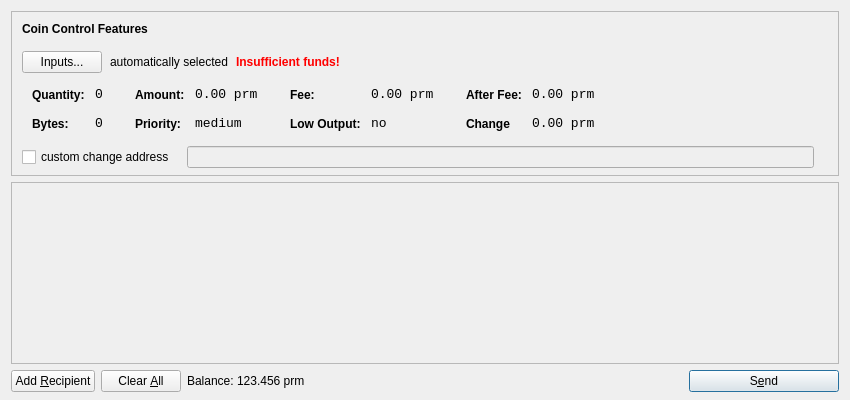
<?xml version="1.0" encoding="UTF-8"?>
<ui version="4.0">
 <class>SendCoinsDialog</class>
 <widget class="QDialog" name="SendCoinsDialog">
  <property name="geometry">
   <rect>
    <x>0</x>
    <y>0</y>
    <width>850</width>
    <height>400</height>
   </rect>
  </property>
  <property name="windowTitle">
   <string>Send Coins</string>
  </property>
  <layout class="QVBoxLayout" name="verticalLayout" stretch="0,1,0">
   <property name="bottomMargin">
    <number>8</number>
   </property>
   <item>
    <widget class="QFrame" name="frameCoinControl">
     <property name="sizePolicy">
      <sizepolicy hsizetype="Expanding" vsizetype="Expanding">
       <horstretch>0</horstretch>
       <verstretch>0</verstretch>
      </sizepolicy>
     </property>
     <property name="maximumSize">
      <size>
       <width>16777215</width>
       <height>16777215</height>
      </size>
     </property>
     <property name="frameShape">
      <enum>QFrame::StyledPanel</enum>
     </property>
     <property name="frameShadow">
      <enum>QFrame::Sunken</enum>
     </property>
     <layout class="QVBoxLayout" name="verticalLayoutCoinControl2">
      <property name="spacing">
       <number>6</number>
      </property>
      <property name="leftMargin">
       <number>0</number>
      </property>
      <property name="topMargin">
       <number>0</number>
      </property>
      <property name="rightMargin">
       <number>0</number>
      </property>
      <property name="bottomMargin">
       <number>6</number>
      </property>
      <item>
       <layout class="QVBoxLayout" name="verticalLayoutCoinControl" stretch="0,0,0,0,1">
        <property name="spacing">
         <number>0</number>
        </property>
        <property name="leftMargin">
         <number>10</number>
        </property>
        <property name="topMargin">
         <number>10</number>
        </property>
        <item>
         <layout class="QHBoxLayout" name="horizontalLayoutCoinControl1">
          <property name="bottomMargin">
           <number>15</number>
          </property>
          <item>
           <widget class="QLabel" name="labelCoinControlFeatures">
            <property name="sizePolicy">
             <sizepolicy hsizetype="Preferred" vsizetype="Maximum">
              <horstretch>0</horstretch>
              <verstretch>0</verstretch>
             </sizepolicy>
            </property>
            <property name="font">
             <font>
              <weight>75</weight>
              <bold>true</bold>
             </font>
            </property>
            <property name="styleSheet">
             <string notr="true">font-weight:bold;</string>
            </property>
            <property name="text">
             <string>Coin Control Features</string>
            </property>
           </widget>
          </item>
         </layout>
        </item>
        <item>
         <layout class="QHBoxLayout" name="horizontalLayoutCoinControl2" stretch="0,0,0,0">
          <property name="spacing">
           <number>8</number>
          </property>
          <property name="bottomMargin">
           <number>10</number>
          </property>
          <item>
           <widget class="QPushButton" name="pushButtonCoinControl">
            <property name="styleSheet">
             <string notr="true"/>
            </property>
            <property name="text">
             <string>Inputs...</string>
            </property>
           </widget>
          </item>
          <item>
           <widget class="QLabel" name="labelCoinControlAutomaticallySelected">
            <property name="text">
             <string>automatically selected</string>
            </property>
            <property name="margin">
             <number>5</number>
            </property>
           </widget>
          </item>
          <item>
           <widget class="QLabel" name="labelCoinControlInsuffFunds">
            <property name="font">
             <font>
              <weight>75</weight>
              <bold>true</bold>
             </font>
            </property>
            <property name="styleSheet">
             <string notr="true">color:red;font-weight:bold;</string>
            </property>
            <property name="text">
             <string>Insufficient funds!</string>
            </property>
            <property name="margin">
             <number>5</number>
            </property>
           </widget>
          </item>
          <item>
           <spacer name="horizontalSpacerCoinControl">
            <property name="orientation">
             <enum>Qt::Horizontal</enum>
            </property>
            <property name="sizeHint" stdset="0">
             <size>
              <width>40</width>
              <height>1</height>
             </size>
            </property>
           </spacer>
          </item>
         </layout>
        </item>
        <item>
         <widget class="QWidget" name="widgetCoinControl" native="true">
          <property name="sizePolicy">
           <sizepolicy hsizetype="Preferred" vsizetype="Preferred">
            <horstretch>0</horstretch>
            <verstretch>0</verstretch>
           </sizepolicy>
          </property>
          <property name="minimumSize">
           <size>
            <width>0</width>
            <height>0</height>
           </size>
          </property>
          <property name="styleSheet">
           <string notr="true"/>
          </property>
          <layout class="QHBoxLayout" name="horizontalLayoutCoinControl5">
           <property name="margin">
            <number>0</number>
           </property>
           <item>
            <layout class="QHBoxLayout" name="horizontalLayoutCoinControl3" stretch="0,0,0,1">
             <property name="spacing">
              <number>20</number>
             </property>
             <property name="topMargin">
              <number>0</number>
             </property>
             <property name="bottomMargin">
              <number>10</number>
             </property>
             <item>
              <layout class="QFormLayout" name="formLayoutCoinControl1">
               <property name="horizontalSpacing">
                <number>10</number>
               </property>
               <property name="verticalSpacing">
                <number>14</number>
               </property>
               <property name="leftMargin">
                <number>10</number>
               </property>
               <property name="topMargin">
                <number>4</number>
               </property>
               <property name="rightMargin">
                <number>6</number>
               </property>
               <item row="0" column="0">
                <widget class="QLabel" name="labelCoinControlQuantityText">
                 <property name="styleSheet">
                  <string notr="true">font-weight:bold;</string>
                 </property>
                 <property name="text">
                  <string>Quantity:</string>
                 </property>
                 <property name="margin">
                  <number>0</number>
                 </property>
                </widget>
               </item>
               <item row="0" column="1">
                <widget class="QLabel" name="labelCoinControlQuantity">
                 <property name="font">
                  <font>
                   <family>Monospace</family>
                   <pointsize>10</pointsize>
                  </font>
                 </property>
                 <property name="cursor">
                  <cursorShape>IBeamCursor</cursorShape>
                 </property>
                 <property name="contextMenuPolicy">
                  <enum>Qt::ActionsContextMenu</enum>
                 </property>
                 <property name="text">
                  <string>0</string>
                 </property>
                 <property name="margin">
                  <number>0</number>
                 </property>
                 <property name="textInteractionFlags">
                  <set>Qt::LinksAccessibleByMouse|Qt::TextSelectableByKeyboard|Qt::TextSelectableByMouse</set>
                 </property>
                </widget>
               </item>
               <item row="1" column="0">
                <widget class="QLabel" name="labelCoinControlBytesText">
                 <property name="styleSheet">
                  <string notr="true">font-weight:bold;</string>
                 </property>
                 <property name="text">
                  <string>Bytes:</string>
                 </property>
                </widget>
               </item>
               <item row="1" column="1">
                <widget class="QLabel" name="labelCoinControlBytes">
                 <property name="font">
                  <font>
                   <family>Monospace</family>
                   <pointsize>10</pointsize>
                  </font>
                 </property>
                 <property name="cursor">
                  <cursorShape>IBeamCursor</cursorShape>
                 </property>
                 <property name="contextMenuPolicy">
                  <enum>Qt::ActionsContextMenu</enum>
                 </property>
                 <property name="text">
                  <string>0</string>
                 </property>
                 <property name="textInteractionFlags">
                  <set>Qt::LinksAccessibleByMouse|Qt::TextSelectableByKeyboard|Qt::TextSelectableByMouse</set>
                 </property>
                </widget>
               </item>
              </layout>
             </item>
             <item>
              <layout class="QFormLayout" name="formLayoutCoinControl2">
               <property name="horizontalSpacing">
                <number>10</number>
               </property>
               <property name="verticalSpacing">
                <number>14</number>
               </property>
               <property name="leftMargin">
                <number>6</number>
               </property>
               <property name="topMargin">
                <number>4</number>
               </property>
               <property name="rightMargin">
                <number>6</number>
               </property>
               <item row="0" column="0">
                <widget class="QLabel" name="labelCoinControlAmountText">
                 <property name="styleSheet">
                  <string notr="true">font-weight:bold;</string>
                 </property>
                 <property name="text">
                  <string>Amount:</string>
                 </property>
                 <property name="margin">
                  <number>0</number>
                 </property>
                </widget>
               </item>
               <item row="0" column="1">
                <widget class="QLabel" name="labelCoinControlAmount">
                 <property name="font">
                  <font>
                   <family>Monospace</family>
                   <pointsize>10</pointsize>
                  </font>
                 </property>
                 <property name="cursor">
                  <cursorShape>IBeamCursor</cursorShape>
                 </property>
                 <property name="contextMenuPolicy">
                  <enum>Qt::ActionsContextMenu</enum>
                 </property>
                 <property name="text">
                  <string>0.00 prm</string>
                 </property>
                 <property name="textInteractionFlags">
                  <set>Qt::LinksAccessibleByMouse|Qt::TextSelectableByKeyboard|Qt::TextSelectableByMouse</set>
                 </property>
                </widget>
               </item>
               <item row="1" column="0">
                <widget class="QLabel" name="labelCoinControlPriorityText">
                 <property name="styleSheet">
                  <string notr="true">font-weight:bold;</string>
                 </property>
                 <property name="text">
                  <string>Priority:</string>
                 </property>
                </widget>
               </item>
               <item row="1" column="1">
                <widget class="QLabel" name="labelCoinControlPriority">
                 <property name="font">
                  <font>
                   <family>Monospace</family>
                   <pointsize>10</pointsize>
                  </font>
                 </property>
                 <property name="cursor">
                  <cursorShape>IBeamCursor</cursorShape>
                 </property>
                 <property name="contextMenuPolicy">
                  <enum>Qt::ActionsContextMenu</enum>
                 </property>
                 <property name="text">
                  <string>medium</string>
                 </property>
                 <property name="textInteractionFlags">
                  <set>Qt::LinksAccessibleByMouse|Qt::TextSelectableByKeyboard|Qt::TextSelectableByMouse</set>
                 </property>
                </widget>
               </item>
              </layout>
             </item>
             <item>
              <layout class="QFormLayout" name="formLayoutCoinControl3">
               <property name="horizontalSpacing">
                <number>10</number>
               </property>
               <property name="verticalSpacing">
                <number>14</number>
               </property>
               <property name="leftMargin">
                <number>6</number>
               </property>
               <property name="topMargin">
                <number>4</number>
               </property>
               <property name="rightMargin">
                <number>6</number>
               </property>
               <item row="0" column="0">
                <widget class="QLabel" name="labelCoinControlFeeText">
                 <property name="styleSheet">
                  <string notr="true">font-weight:bold;</string>
                 </property>
                 <property name="text">
                  <string>Fee:</string>
                 </property>
                 <property name="margin">
                  <number>0</number>
                 </property>
                </widget>
               </item>
               <item row="0" column="1">
                <widget class="QLabel" name="labelCoinControlFee">
                 <property name="font">
                  <font>
                   <family>Monospace</family>
                   <pointsize>10</pointsize>
                  </font>
                 </property>
                 <property name="cursor">
                  <cursorShape>IBeamCursor</cursorShape>
                 </property>
                 <property name="contextMenuPolicy">
                  <enum>Qt::ActionsContextMenu</enum>
                 </property>
                 <property name="text">
                  <string>0.00 prm</string>
                 </property>
                 <property name="textInteractionFlags">
                  <set>Qt::LinksAccessibleByMouse|Qt::TextSelectableByKeyboard|Qt::TextSelectableByMouse</set>
                 </property>
                </widget>
               </item>
               <item row="1" column="0">
                <widget class="QLabel" name="labelCoinControlLowOutputText">
                 <property name="styleSheet">
                  <string notr="true">font-weight:bold;</string>
                 </property>
                 <property name="text">
                  <string>Low Output:</string>
                 </property>
                </widget>
               </item>
               <item row="1" column="1">
                <widget class="QLabel" name="labelCoinControlLowOutput">
                 <property name="font">
                  <font>
                   <family>Monospace</family>
                   <pointsize>10</pointsize>
                  </font>
                 </property>
                 <property name="cursor">
                  <cursorShape>IBeamCursor</cursorShape>
                 </property>
                 <property name="contextMenuPolicy">
                  <enum>Qt::ActionsContextMenu</enum>
                 </property>
                 <property name="text">
                  <string>no</string>
                 </property>
                 <property name="textInteractionFlags">
                  <set>Qt::LinksAccessibleByMouse|Qt::TextSelectableByKeyboard|Qt::TextSelectableByMouse</set>
                 </property>
                </widget>
               </item>
              </layout>
             </item>
             <item>
              <layout class="QFormLayout" name="formLayoutCoinControl4">
               <property name="horizontalSpacing">
                <number>10</number>
               </property>
               <property name="verticalSpacing">
                <number>14</number>
               </property>
               <property name="leftMargin">
                <number>6</number>
               </property>
               <property name="topMargin">
                <number>4</number>
               </property>
               <property name="rightMargin">
                <number>6</number>
               </property>
               <item row="0" column="0">
                <widget class="QLabel" name="labelCoinControlAfterFeeText">
                 <property name="styleSheet">
                  <string notr="true">font-weight:bold;</string>
                 </property>
                 <property name="text">
                  <string>After Fee:</string>
                 </property>
                 <property name="margin">
                  <number>0</number>
                 </property>
                </widget>
               </item>
               <item row="0" column="1">
                <widget class="QLabel" name="labelCoinControlAfterFee">
                 <property name="font">
                  <font>
                   <family>Monospace</family>
                   <pointsize>10</pointsize>
                  </font>
                 </property>
                 <property name="cursor">
                  <cursorShape>IBeamCursor</cursorShape>
                 </property>
                 <property name="contextMenuPolicy">
                  <enum>Qt::ActionsContextMenu</enum>
                 </property>
                 <property name="text">
                  <string>0.00 prm</string>
                 </property>
                 <property name="textInteractionFlags">
                  <set>Qt::LinksAccessibleByMouse|Qt::TextSelectableByKeyboard|Qt::TextSelectableByMouse</set>
                 </property>
                </widget>
               </item>
               <item row="1" column="0">
                <widget class="QLabel" name="labelCoinControlChangeText">
                 <property name="styleSheet">
                  <string notr="true">font-weight:bold;</string>
                 </property>
                 <property name="text">
                  <string>Change</string>
                 </property>
                </widget>
               </item>
               <item row="1" column="1">
                <widget class="QLabel" name="labelCoinControlChange">
                 <property name="font">
                  <font>
                   <family>Monospace</family>
                   <pointsize>10</pointsize>
                  </font>
                 </property>
                 <property name="cursor">
                  <cursorShape>IBeamCursor</cursorShape>
                 </property>
                 <property name="contextMenuPolicy">
                  <enum>Qt::ActionsContextMenu</enum>
                 </property>
                 <property name="text">
                  <string>0.00 prm</string>
                 </property>
                 <property name="textInteractionFlags">
                  <set>Qt::LinksAccessibleByMouse|Qt::TextSelectableByKeyboard|Qt::TextSelectableByMouse</set>
                 </property>
                </widget>
               </item>
              </layout>
             </item>
            </layout>
           </item>
          </layout>
         </widget>
        </item>
        <item>
         <layout class="QHBoxLayout" name="horizontalLayoutCoinControl4" stretch="0,0,0">
          <property name="spacing">
           <number>12</number>
          </property>
          <property name="sizeConstraint">
           <enum>QLayout::SetDefaultConstraint</enum>
          </property>
          <property name="topMargin">
           <number>5</number>
          </property>
          <property name="rightMargin">
           <number>5</number>
          </property>
          <item>
           <widget class="QCheckBox" name="checkBoxCoinControlChange">
            <property name="text">
             <string>custom change address</string>
            </property>
           </widget>
          </item>
          <item>
           <widget class="QLineEdit" name="lineEditCoinControlChange">
            <property name="enabled">
             <bool>false</bool>
            </property>
            <property name="sizePolicy">
             <sizepolicy hsizetype="Expanding" vsizetype="Fixed">
              <horstretch>0</horstretch>
              <verstretch>0</verstretch>
             </sizepolicy>
            </property>
           </widget>
          </item>
          <item>
           <widget class="QLabel" name="labelCoinControlChangeLabel">
            <property name="sizePolicy">
             <sizepolicy hsizetype="Preferred" vsizetype="Expanding">
              <horstretch>0</horstretch>
              <verstretch>0</verstretch>
             </sizepolicy>
            </property>
            <property name="minimumSize">
             <size>
              <width>0</width>
              <height>0</height>
             </size>
            </property>
            <property name="text">
             <string/>
            </property>
            <property name="margin">
             <number>3</number>
            </property>
           </widget>
          </item>
         </layout>
        </item>
        <item>
         <spacer name="verticalSpacerCoinControl">
          <property name="orientation">
           <enum>Qt::Vertical</enum>
          </property>
          <property name="sizeHint" stdset="0">
           <size>
            <width>800</width>
            <height>1</height>
           </size>
          </property>
         </spacer>
        </item>
       </layout>
      </item>
     </layout>
    </widget>
   </item>
   <item>
    <widget class="QScrollArea" name="scrollArea">
     <property name="widgetResizable">
      <bool>true</bool>
     </property>
     <widget class="QWidget" name="scrollAreaWidgetContents">
      <property name="geometry">
       <rect>
        <x>0</x>
        <y>0</y>
        <width>830</width>
        <height>162</height>
       </rect>
      </property>
      <layout class="QVBoxLayout" name="verticalLayout_2">
       <property name="margin">
        <number>0</number>
       </property>
       <item>
        <layout class="QVBoxLayout" name="entries">
         <property name="spacing">
          <number>6</number>
         </property>
        </layout>
       </item>
       <item>
        <spacer name="verticalSpacer">
         <property name="orientation">
          <enum>Qt::Vertical</enum>
         </property>
         <property name="sizeHint" stdset="0">
          <size>
           <width>20</width>
           <height>40</height>
          </size>
         </property>
        </spacer>
       </item>
      </layout>
     </widget>
    </widget>
   </item>
   <item>
    <layout class="QHBoxLayout" name="horizontalLayout">
     <item>
      <widget class="QPushButton" name="addButton">
       <property name="toolTip">
        <string>Send to multiple recipients at once</string>
       </property>
       <property name="text">
        <string>Add &amp;Recipient</string>
       </property>
       <property name="icon">
        <iconset resource="../bitcoin.qrc">
         <normaloff>:/icons/add</normaloff>:/icons/add</iconset>
       </property>
       <property name="autoDefault">
        <bool>false</bool>
       </property>
      </widget>
     </item>
     <item>
      <widget class="QPushButton" name="clearButton">
       <property name="sizePolicy">
        <sizepolicy hsizetype="Minimum" vsizetype="Fixed">
         <horstretch>0</horstretch>
         <verstretch>0</verstretch>
        </sizepolicy>
       </property>
       <property name="toolTip">
        <string>Remove all transaction fields</string>
       </property>
       <property name="text">
        <string>Clear &amp;All</string>
       </property>
       <property name="icon">
        <iconset resource="../bitcoin.qrc">
         <normaloff>:/icons/remove</normaloff>:/icons/remove</iconset>
       </property>
       <property name="autoRepeatDelay">
        <number>300</number>
       </property>
       <property name="autoDefault">
        <bool>false</bool>
       </property>
      </widget>
     </item>
     <item>
      <layout class="QHBoxLayout" name="horizontalLayout_2">
       <property name="spacing">
        <number>3</number>
       </property>
       <item>
        <widget class="QLabel" name="label">
         <property name="sizePolicy">
          <sizepolicy hsizetype="Preferred" vsizetype="Fixed">
           <horstretch>0</horstretch>
           <verstretch>0</verstretch>
          </sizepolicy>
         </property>
         <property name="text">
          <string>Balance:</string>
         </property>
        </widget>
       </item>
       <item>
        <widget class="QLabel" name="labelBalance">
         <property name="sizePolicy">
          <sizepolicy hsizetype="Preferred" vsizetype="Fixed">
           <horstretch>0</horstretch>
           <verstretch>0</verstretch>
          </sizepolicy>
         </property>
         <property name="cursor">
          <cursorShape>IBeamCursor</cursorShape>
         </property>
         <property name="text">
          <string>123.456 prm</string>
         </property>
         <property name="textInteractionFlags">
          <set>Qt::LinksAccessibleByMouse|Qt::TextSelectableByKeyboard|Qt::TextSelectableByMouse</set>
         </property>
        </widget>
       </item>
      </layout>
     </item>
     <item>
      <spacer name="horizontalSpacer">
       <property name="orientation">
        <enum>Qt::Horizontal</enum>
       </property>
       <property name="sizeHint" stdset="0">
        <size>
         <width>40</width>
         <height>20</height>
        </size>
       </property>
      </spacer>
     </item>
     <item>
      <widget class="QPushButton" name="sendButton">
       <property name="minimumSize">
        <size>
         <width>150</width>
         <height>0</height>
        </size>
       </property>
       <property name="toolTip">
        <string>Confirm the send action</string>
       </property>
       <property name="text">
        <string>S&amp;end</string>
       </property>
       <property name="icon">
        <iconset resource="../bitcoin.qrc">
         <normaloff>:/icons/send</normaloff>:/icons/send</iconset>
       </property>
       <property name="default">
        <bool>true</bool>
       </property>
      </widget>
     </item>
    </layout>
   </item>
  </layout>
 </widget>
 <resources>
  <include location="../bitcoin.qrc"/>
 </resources>
 <connections/>
</ui>
